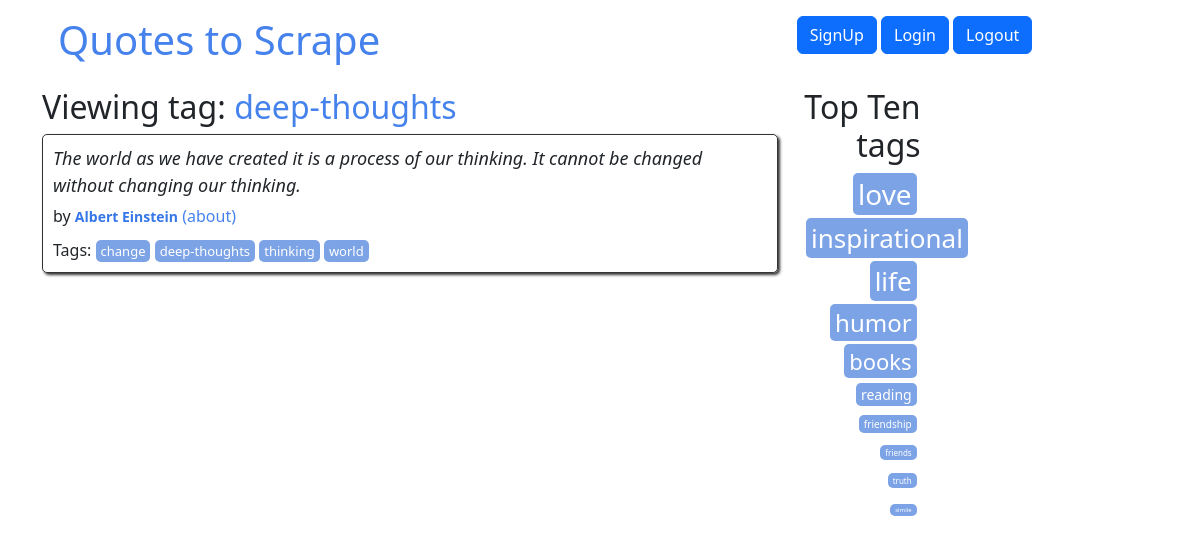
Page /tag/deep-thoughts/page/1/ on the committed database.
### quotes/models.py (models this page shows, shortened)
class Tag(models.Model):
    name = models.CharField(max_length=30, null=False, unique=True)

class Quote(models.Model):
    quote = models.TextField()
    tags = models.ManyToManyField(Tag)
    author = models.ForeignKey(Author, on_delete=models.CASCADE,
                               default=None, null=True)
    created_at = models.DateTimeField(auto_now_add=True)

class Author(models.Model):
    fullname = models.CharField(max_length=150)
    born_date = models.CharField(max_length=10)
    born_location = models.CharField(max_length=150)
    description = models.TextField()
    created_at = models.DateTimeField(auto_now_add=True)
    slug = models.SlugField(max_length=50, blank=True)

### quotes/views.py (the view)
def quotes_by_tag(request, tag_name, page=1):
    tag = Tag.objects.get(name=tag_name)
    quotes = Quote.objects.filter(tags=tag)
    per_page = 10
    paginator = Paginator(quotes, per_page)
    quotes_on_page = paginator.page(page)
    top_tags = get_top_tags()
    return render(
        request,
        "quotes/quotes_by_tag.html",
        context={"quotes": quotes_on_page, "tag": tag, "top_tags": top_tags},
    )

### quotes/views.py (called while the page is built)
def get_top_tags():
    top_tags = Tag.objects.annotate(num_quotes=Count("quote")).order_by("-num_quotes")[
        :10
    ]
    top_tags = [(tag, 2 * tag.num_quotes) for tag in top_tags]
    return top_tags

### quotes/templates/quotes/quotes_by_tag.html
{% extends 'quotes/base.html' %} {% load extract %} {% block content %}
<div class="row">
  <div class="col-md-8">
    <h2>
      Viewing tag:
      <a href="{% url 'quotes:quotes_by_tag' tag_name=tag.name page=1 %}"
        >{{ tag.name }}</a
      >
    </h2>
    {% for quote in quotes %}
    <div class="quote" itemscope="" itemtype="http://schema.org/CreativeWork">
      <span class="text" itemprop="text">{{ quote.quote }}</span>
      <span>
        by
        <small class="author" itemprop="author"
          >{{ quote.author.fullname }}</small
        >
        <a
          href="{% url 'quotes:author_page' author_slug=quote.author.fullname|slugify %}"
          >(about)</a
        >
      </span>
      <div class="tags">
        Tags: {% for tag in quote.tags.all %}
        <a
          class="tag"
          href="{% url 'quotes:quotes_by_tag' tag_name=tag.name page=1 %}"
          >{{ tag.name }}</a
        >
        {% endfor %}
      </div>
    </div>
    {% endfor %}
  </div>
  <div class="col-md-4 tags-box">
    {% include 'quotes/top_tags.html' with top_tags=top_tags %}
  </div>
</div>
{% endblock %}

### quotes/templates/quotes/top_tags.html
<div class="col-md-4 tags-box">
  <h2>Top Ten tags</h2>
  {% for tag, popularity in top_tags %}
  <span class="tag-item">
    <a
      class="tag"
      style="font-size: {{ popularity }}px"
      href="/tag/{{ tag.name }}/page/1"
      >{{ tag.name }}</a
    >
  </span>
  {% endfor %}
</div>

### quotes/static/quotes/styles.css (style rules this page uses)
.quote { padding: 10px; margin-bottom: 30px; border: 1px solid #333333; border-radius: 5px; box-shadow: 2px 2px 3px #333333; }
.quote span.text { display: block; margin-bottom: 5px; font-size: large; font-style: italic; }
.quote small.author { font-weight: bold; color: #3677e8; }
.quote .tags { margin-top: 10px; }
.tag { padding: 2px 5px; border-radius: 5px; color: white; font-size: small; background-color: #7ca3e6; }
.tags-box { text-align: right; }
.tag-item { display: block; margin: 4px; }
a { color: #4582ec; text-decoration: none; cursor: pointer; }

### rows in the picture
Tag: name "deep-thoughts"
Quote: quote "The world as we have created it is a process of our thinking. It cannot be changed without changing our thinking.", author.fullname "Albert Einstein"
Tag: name "change"
Tag: name "thinking"
Tag: name "world"
Tag: name "love"
Tag: name "inspirational"
Tag: name "life"
Tag: name "humor"
Tag: name "books"
Tag: name "reading"
Tag: name "friendship"
Tag: name "friends"
Tag: name "truth"
Tag: name "simile"
